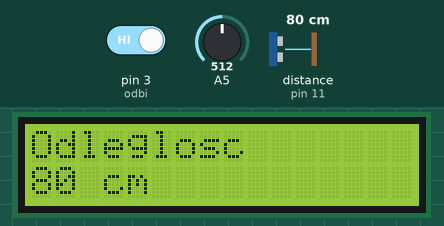
Simulated run of this sketch. Board: Arduino Uno, built with avr-gcc and run on an emulated ATmega328P. Shown: 16×2 character LCD. Wiring (inferred from the names in the program): ultrasonic range finder: trigger pin 12; echo pin 11. The inputs (shaded band) are chosen by the test bench; at power-on: pin 3 (odbi) HIGH, A5 = 512, distance to the obstacle (sensor on pin 11) 80 cm. The echo pulse lasts 58.3 µs per cm; what the sketch prints to the serial monitor is not drawn.

Above: at 1.2 s.
1.3 s: pin 3 (odbi) driven LOW
At 3.0 s:
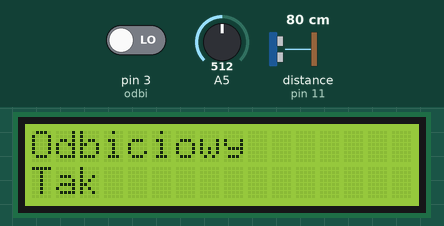
9.6 s: A5 set to 0
At 14.6 s:
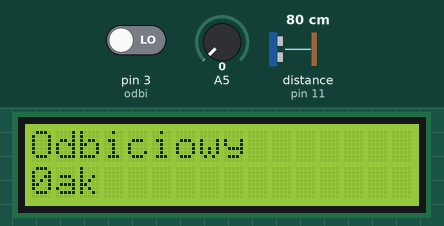
21.2 s: pin 3 (odbi) driven HIGH
At 26.3 s:
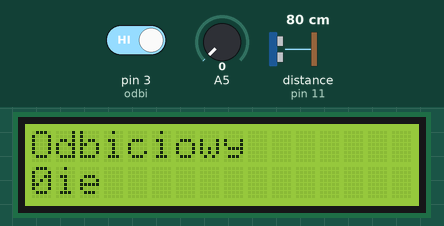
32.3 s: distance to the obstacle (sensor on pin 11) set to 2 cm
At 34.5 s:
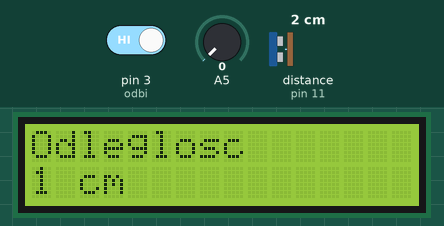
35.4 s: distance to the obstacle (sensor on pin 11) set to 4 cm
At 40.0 s:
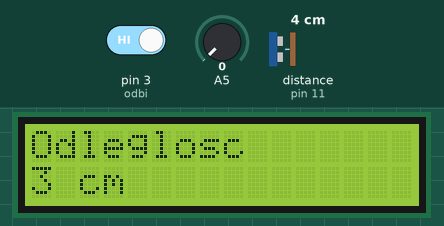
40.3 s: A5 set to 8
43.4 s: A5 set to 11
At 48.4 s:
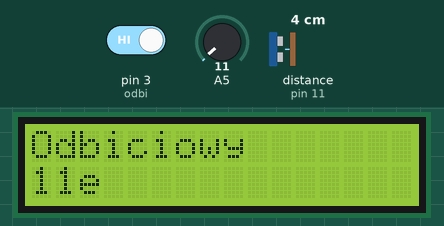
Timing chart, 0 to 49.9 s (numbered marks = the images above; inputs shaded):
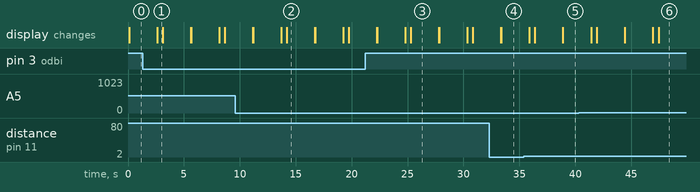

The sketch:

Miszmasz.ino
```cpp
#include <LiquidCrystal_I2C.h>

#define trigPin 12
#define echoPin 11
#define odbi 3
LiquidCrystal_I2C lcd(0x27, 16, 2); // tworzę obiekt klasy LiquidCrystal o nazwie lcd o podanych parametrach


void setup() {
  // put your setup code here, to run once:
  lcd.begin(); // inicjalizuję lcd
  lcd.print("Odleglosc"); // napis kontrolny
  Serial.begin (9600);
  pinMode(trigPin, OUTPUT); //Pin, do którego podłączymy trig jako wyjście
  pinMode(echoPin, INPUT); //a echo, jako wejście
  pinMode(odbi, INPUT);
  }

void loop() {
  // put your main code here, to run repeatedly:
  lcd.clear();
  lcd.print("Odleglosc");
  lcd.setCursor(0, 1);
  lcd.print(zmierzOdleglosc());
  lcd.print(" ");
  lcd.print("cm");
  Serial.print(zmierzOdleglosc());
  Serial.print(" cm\n");
  delay(2500);
  lcd.clear();
  lcd.print("Odbiciowy");
  if (digitalRead(odbi) == LOW) {
    lcd.setCursor(0, 1);
    lcd.print("Tak");
    Serial.print("Odbiciowy Tak\n");
  } else {
    lcd.setCursor(0, 1);
    lcd.print("Nie");
    Serial.print("Odbiciowy NIe\n");
  }
  delay(500);
  lcd.setCursor(0,1);
  int analog = analogRead(A5);
  lcd.print(analog);
  Serial.print(analog);
  Serial.print(" \n");
  delay(2500);

}

int zmierzOdleglosc() {
  long czas, dystans;

  digitalWrite(trigPin, LOW);
  delayMicroseconds(2);
  digitalWrite(trigPin, HIGH);
  delayMicroseconds(10);
  digitalWrite(trigPin, LOW);

  czas = pulseIn(echoPin, HIGH);
  dystans = czas / 58;

  return dystans;
}
```

Measured:
- the behaviour switches between 9 and 10 on A5 (found by bisection; images 5 and 6)
- after the input at 1.3 s, the display: changes after 1.3 s (image 1)
- after the input at 9.6 s, the display: first differs from a run without the input after 4.6 s (image 2)
- after the input at 21.2 s, the display: first differs from a run without the input after 3.6 s (image 3 shows a later state)
- after the input at 43.4 s, the display: first differs from a run without the input after 4.0 s (image 6)
- what the display in image 1 shows lasts 0.5 s, from 2.6 s to 3.1 s
- what the display in image 2 shows lasts 2.5 s, from 14.2 s to 16.7 s
